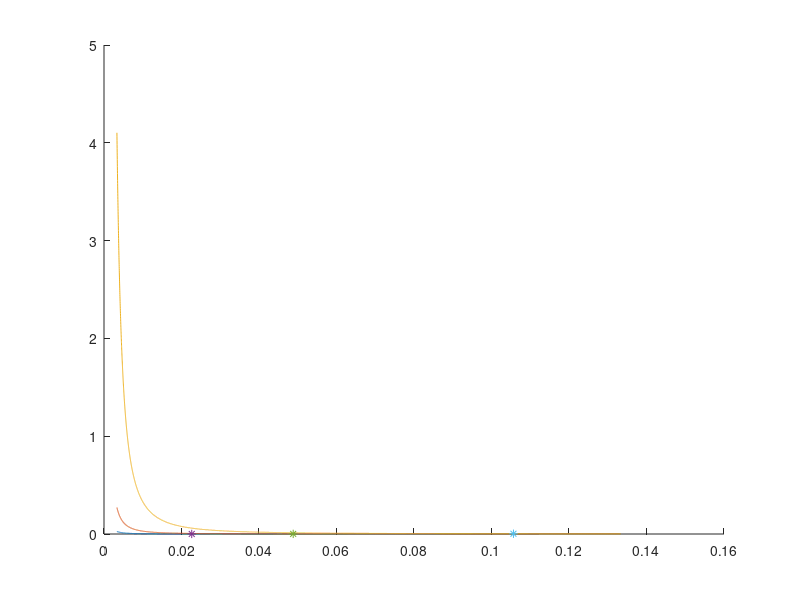

Source code (MATLAB):
clc,clear

E1=69*10^9;
Sy1=310*10^6;
nu1=.33;
ro1=2700;

l=3;
w=2;
ratio=.1;
P=400;

Stiffness=[10^4 10^5 10^6]';

G1=E1/(2*(1-nu1));

G_c=.4*G1*(ratio)^2;

c=linspace(.01,.4,10000);

c_l=c/l;

t_l=2.*8./2.*(G_c./(E1*c_l)).*(1./(2.*(1./Stiffness).*w*G_c.*c_l-1));
t=t_l*l;
W=(2*ro1*w*t_l.*l^2+ro1.*ratio*w.*c_l*l^2)*9.81;

[x,k]=min(W');

EQ1=E1*w*t_l(1,k(1))*l*(c_l(1,k(1,1)))^2/2;
EQ2=E1*w*t_l(2,k(2))*l*(c_l(1,k(1,2)))^2/2;
EQ3=E1*w*t_l(3,k(3))*l*(c_l(1,k(1,3)))^2/2;

def1=P*l^3/(8*EQ1)+P*l/(G_c*w*(c_l(1,k(1,1)))*2);
def2=P*l^3/(8*EQ2)+P*l/(G_c*w*(c_l(1,k(1,2)))*2);
def3=P*l^3/(8*EQ3)+P*l/(G_c*w*(c_l(1,k(1,3)))*2);

W_opt=W(1,k(1));
W_opt(1,2)=W(2,k(2));
W_opt(1,3)=W(3,k(3));

hold on 

plot(c_l,t_l)
plot(c_l(k(1)),t_l(1,k(1)),'*')
plot(c_l(k(2)),t_l(2,k(2)),'*')
plot(c_l(k(3)),t_l(3,k(3)),'*')

hold off